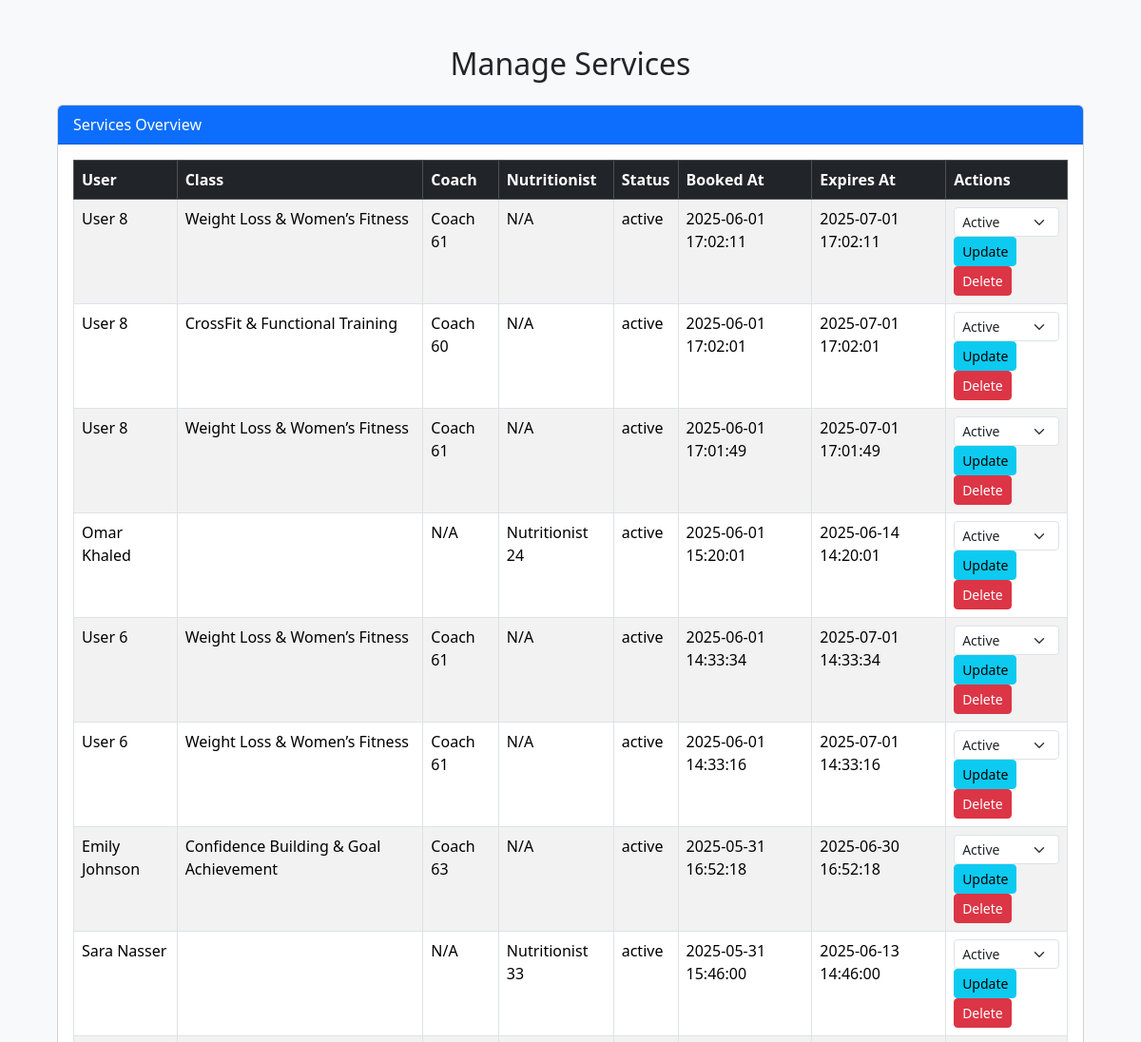
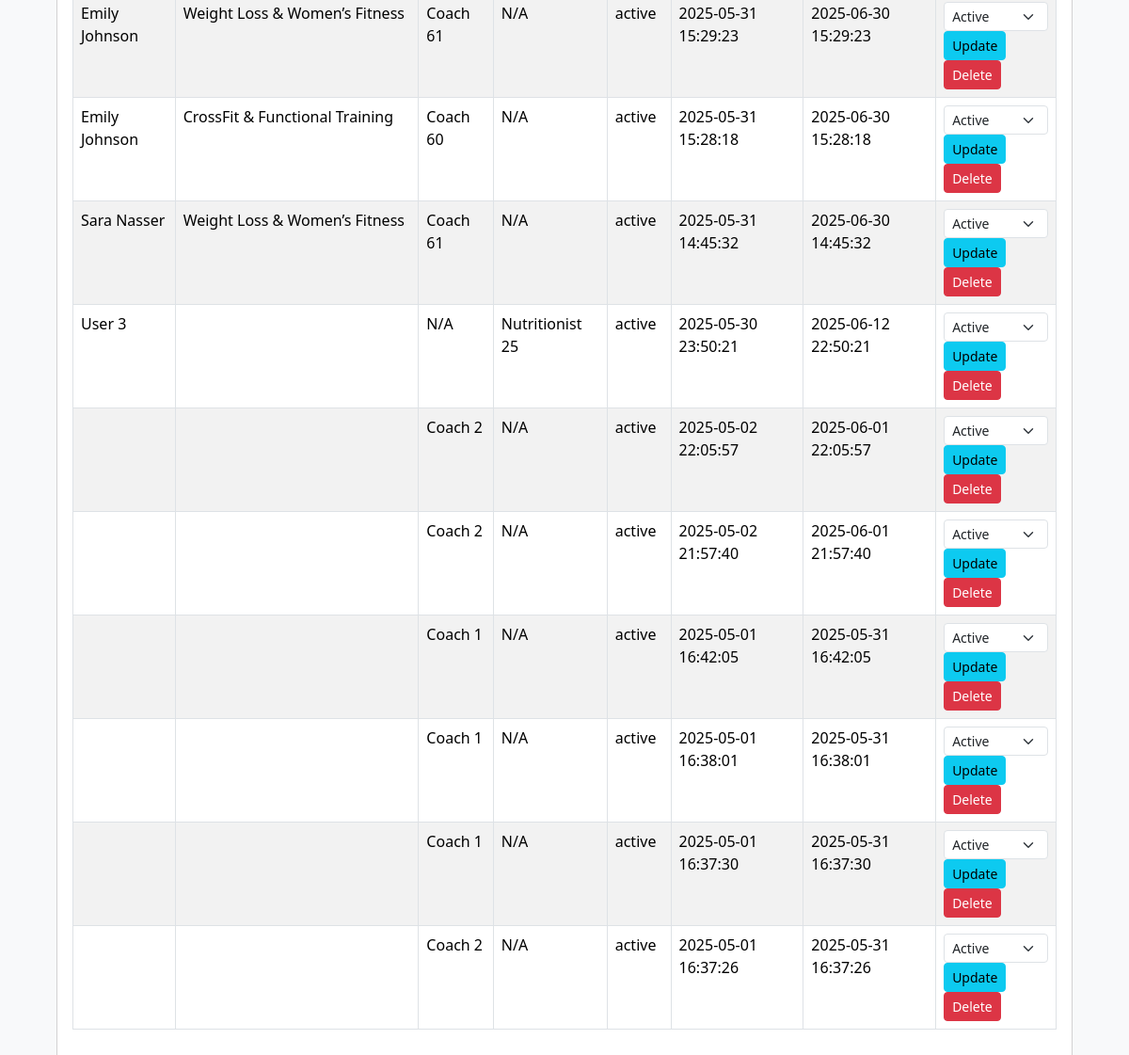
The app's page /showUserAsCoach.php with its own data (2 pictures, top to bottom).
### tables this page shows
CREATE TABLE `services` (
  `id` int(11) NOT NULL,
  `user_id` int(11) NOT NULL,
  `coach_id` int(11) DEFAULT NULL,
  `nutritionist_id` int(11) DEFAULT NULL,
  `class_id` int(11) DEFAULT NULL,
  `type` enum('class','nutrition') NOT NULL,
  `booked_at` datetime DEFAULT current_timestamp(),
  `expires_at` datetime DEFAULT NULL,
  `status` enum('active','expired','cancelled') DEFAULT 'active'
);

CREATE TABLE `user` (
  `id` int(11) NOT NULL,
  `name` varchar(100) DEFAULT NULL,
  `age` int(11) DEFAULT NULL,
  `gender` varchar(20) DEFAULT NULL,
  `email` varchar(100) DEFAULT NULL,
  `password` varchar(255) DEFAULT NULL,
  `role` enum('user','coach','nutritionist') NOT NULL DEFAULT 'user'
);

CREATE TABLE `classes` (
  `id` int(11) NOT NULL,
  `name` varchar(255) NOT NULL,
  `description` text DEFAULT NULL,
  `coach_id` int(11) NOT NULL,
  `price` decimal(10,2) NOT NULL,
  `max_users` int(11) DEFAULT 0,
  `current_users` int(11) DEFAULT 0,
  `schedule` varchar(255) NOT NULL,
  `created_at` timestamp NOT NULL DEFAULT current_timestamp()
);

### showUserAsCoach.php (the view, shortened to what this page needs)
<?php
require_once("connection.php");
$stmt = $pdo->query("SELECT s.id, u.name AS user_name, c.name AS class_name, s.status, s.booked_at, s.expires_at, s.coach_id, s.nutritionist_id
                     FROM services s
                     LEFT JOIN user u ON s.user_id = u.id
                     LEFT JOIN classes c ON s.class_id = c.id
                     ORDER BY s.booked_at DESC");
$services = $stmt->fetchAll(PDO::FETCH_ASSOC);
?>
<!DOCTYPE html>
<html lang="en">
<head>
    <link href="https://cdn.jsdelivr.net/npm/bootstrap@5.3.2/dist/css/bootstrap.min.css" rel="stylesheet">
</head>
<body class="bg-light p-5">
<div class="container">
    <h2 class="mb-4 text-center">Manage Services</h2>
    <div class="card mb-5">
        <div class="card-header bg-primary text-white">Services Overview</div>
        <div class="card-body">
            <table class="table table-bordered table-striped">
                <thead class="table-dark">
                <tr>
                    <th>User</th>
                    <th>Class</th>
                    <th>Coach</th>
                    <th>Nutritionist</th>
                    <th>Status</th>
                    <th>Booked At</th>
                    <th>Expires At</th>
                    <th>Actions</th>
                </tr>
                </thead>
                <tbody>
                <?php foreach ($services as $service): ?>
                    <tr>
                        <td><?= $service['user_name'] ?></td>
                        <td><?= $service['class_name'] ?></td>
                        <td><?= $service['coach_id'] ? "Coach {$service['coach_id']}" : "N/A" ?></td>
                        <td><?= $service['nutritionist_id'] ? "Nutritionist {$service['nutritionist_id']}" : "N/A" ?></td>
                        <td><?= $service['status'] ?></td>
                        <td><?= $service['booked_at'] ?></td>
                        <td><?= $service['expires_at'] ?></td>
                        <td>
                            <form method="POST" style="display:inline;">
                                <select name="status" class="form-select form-select-sm">
                                    <option value="active" <?= $service['status'] === 'active' ? 'selected' : '' ?>>Active</option>
                                </select>
                                <button type="submit" name="update_status" class="btn btn-sm btn-info">Update</button>
                            </form>
                            <a href="?delete=<?= $service['id'] ?>" class="btn btn-sm btn-danger" onclick="return confirm('Are you sure to delete this service?')">Delete</a>
                        </td>
                    </tr>
                <?php endforeach; ?>
                </tbody>
            </table>
        </div>
    </div>
</div>
</body>
</html>

### records on screen
services: user.name "User 8", class.name "Weight Loss & Women’s Fitness", coach "61", shows "N/A", status "active", booked_at "2025-06-01 17:02:11", expires_at "2025-07-01 17:02:11", status "Active"
services: user.name "User 8", class.name "CrossFit & Functional Training", coach "60", shows "N/A", status "active", booked_at "2025-06-01 17:02:01", expires_at "2025-07-01 17:02:01", status "Active"
services: user.name "User 8", class.name "Weight Loss & Women’s Fitness", coach "61", shows "N/A", status "active", booked_at "2025-06-01 17:01:49", expires_at "2025-07-01 17:01:49", status "Active"
services: user.name "Omar Khaled", shows "N/A", nutritionist "24", status "active", booked_at "2025-06-01 15:20:01", expires_at "2025-06-14 14:20:01", status "Active"
services: user.name "User 6", class.name "Weight Loss & Women’s Fitness", coach "61", shows "N/A", status "active", booked_at "2025-06-01 14:33:34", expires_at "2025-07-01 14:33:34", status "Active"
services: user.name "User 6", class.name "Weight Loss & Women’s Fitness", coach "61", shows "N/A", status "active", booked_at "2025-06-01 14:33:16", expires_at "2025-07-01 14:33:16", status "Active"
services: user.name "Emily Johnson", class.name "Confidence Building & Goal Achievement", coach "63", shows "N/A", status "active", booked_at "2025-05-31 16:52:18", expires_at "2025-06-30 16:52:18", status "Active"
services: user.name "Sara Nasser", shows "N/A", nutritionist "33", status "active", booked_at "2025-05-31 15:46:00", expires_at "2025-06-13 14:46:00", status "Active"
services: user.name "Emily Johnson", class.name "Weight Loss & Women’s Fitness", coach "61", shows "N/A", status "active", booked_at "2025-05-31 15:29:23", expires_at "2025-06-30 15:29:23", status "Active"
services: user.name "Emily Johnson", class.name "CrossFit & Functional Training", coach "60", shows "N/A", status "active", booked_at "2025-05-31 15:28:18", expires_at "2025-06-30 15:28:18", status "Active"
services: user.name "Sara Nasser", class.name "Weight Loss & Women’s Fitness", coach "61", shows "N/A", status "active", booked_at "2025-05-31 14:45:32", expires_at "2025-06-30 14:45:32", status "Active"
services: user.name "User 3", shows "N/A", nutritionist "25", status "active", booked_at "2025-05-30 23:50:21", expires_at "2025-06-12 22:50:21", status "Active"
services: coach "2", shows "N/A", status "active", booked_at "2025-05-02 22:05:57", expires_at "2025-06-01 22:05:57", status "Active"
services: coach "2", shows "N/A", status "active", booked_at "2025-05-02 21:57:40", expires_at "2025-06-01 21:57:40", status "Active"
services: coach "1", shows "N/A", status "active", booked_at "2025-05-01 16:42:05", expires_at "2025-05-31 16:42:05", status "Active"
services: coach "1", shows "N/A", status "active", booked_at "2025-05-01 16:38:01", expires_at "2025-05-31 16:38:01", status "Active"
services: coach "1", shows "N/A", status "active", booked_at "2025-05-01 16:37:30", expires_at "2025-05-31 16:37:30", status "Active"
services: coach "2", shows "N/A", status "active", booked_at "2025-05-01 16:37:26", expires_at "2025-05-31 16:37:26", status "Active"
